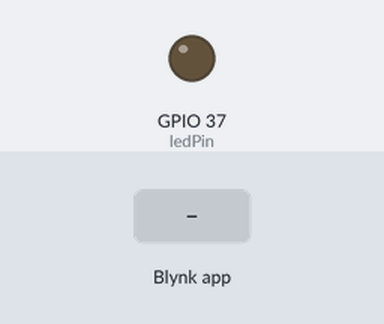
A sketch run on a simulated ESP32. On the bench: output pins drawn as LEDs (lit = HIGH). The test bench sets the inputs (shaded band). WiFi joins after 1.5 s; servers stay silent unless stated.

Above: at 3.0 s.
3.1 s: Blynk app writes 1 to V32
At 3.9 s:
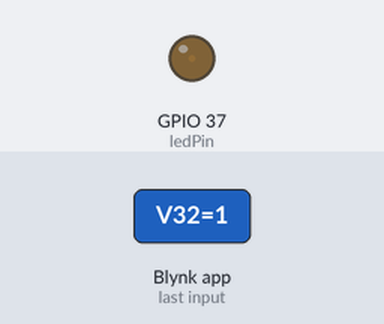
4.6 s: Blynk app writes 200 to V32
At 5.0 s:
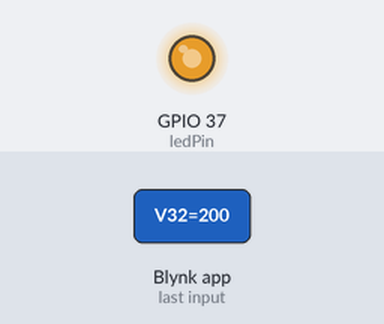
Timing chart, 0 to 7.6 s (numbered marks = the images above; inputs shaded):
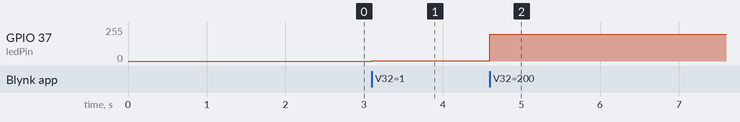

Measured:
- after the input at 3.1 s, GPIO 37 (ledPin): 0/255 → 1/255 at once
- after the input at 4.6 s, GPIO 37 (ledPin): 1/255 → 200/255 at once

The sketch:

2-blynk-webhook.ino
```cpp
#define BLYNK_TEMPLATE_ID "TMPLllqKdIoF"
#define BLYNK_DEVICE_NAME "Simple Template"
#define BLYNK_AUTH_TOKEN "YOUR AUTH TOKEN"

#include <analogWrite.h>

/* Comment this out to disable prints and save space */
#define BLYNK_PRINT Serial
#include <WiFi.h>
#include <WiFiClient.h>
#include <BlynkSimpleEsp32.h>

const int ledPin = A1;
int ledValue;

// You should get Auth Token in the Blynk App.
// Go to the Project Settings (nut icon).
char auth[] = "BLYNK_AUTH";

// Your WiFi credentials.
// Set password to "" for open networks.
char ssid[] = "WIFI_SSID";
char pass[] = "WIFI_PASS";


// called when the device is connected to the Blynk server
BLYNK_CONNECTED() {
  // Your code here
}

// called when an app is connected to the Blynk project
BLYNK_APP_CONNECTED() {
  // Your code goes here
}

// called when an app is disconnceted from the Blynk project
BLYNK_APP_DISCONNECTED(){
}

// Listen for changes of virtual pin 4
// BLYNK_WRITE are special functions that can be defined multiple times with different pin arguments
BLYNK_WRITE(V32) {
  ledValue = param.asInt();
  analogWrite(ledPin, ledValue);
}

// for more Blynk firmware handlers visit http://docs.blynk.cc/#blynk-firmware

void setup() {
  // Debug console
  Serial.begin(9600);

  // start the Blink service over WiFi
  Blynk.begin(auth, ssid, pass);

  // setup input pins
  pinMode(ledPin, OUTPUT);
}

void loop() {
  // update Blynk connection and automatic values
  Blynk.run();

  // do anything else you want ion your sketch
  // but, DO NOT WRITE TO BLYNK HERE CONTINUOUSLY, ONLY IN TIMEOUT HANDLER!
}
```
